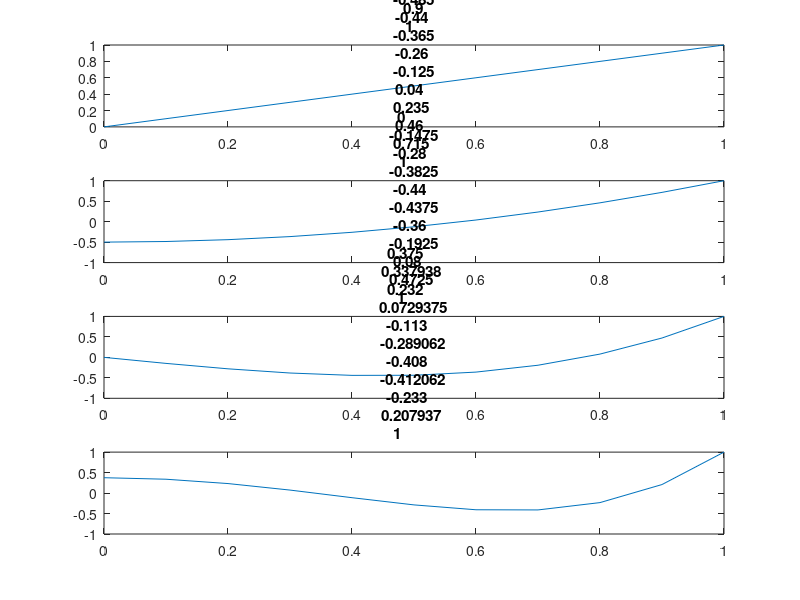

The MATLAB script that drew this image:
# exercise 1
x  = 0:0.1:1; # values of the function

# l1
l1 = x;
# l2
l2 = (3 / 2) * (x .^ 2) - (1 / 2);
# l3
l3 = (5 / 2) * (x .^ 3) - (3 / 2) * x;
# l4
l4 = (35 / 8) * (x .^ 4) - (15 / 4) * (x .^ 2) + 3 / 8;

subplot( 4, 1, 1);
plot(x, l1);
title(l1);
subplot(4, 1, 2);
plot(x, l2);
title(l2);
subplot(4, 1, 3);
plot(x, l3);
title(l3);
subplot(4, 1, 4);
plot(x, l4);
title(l4);